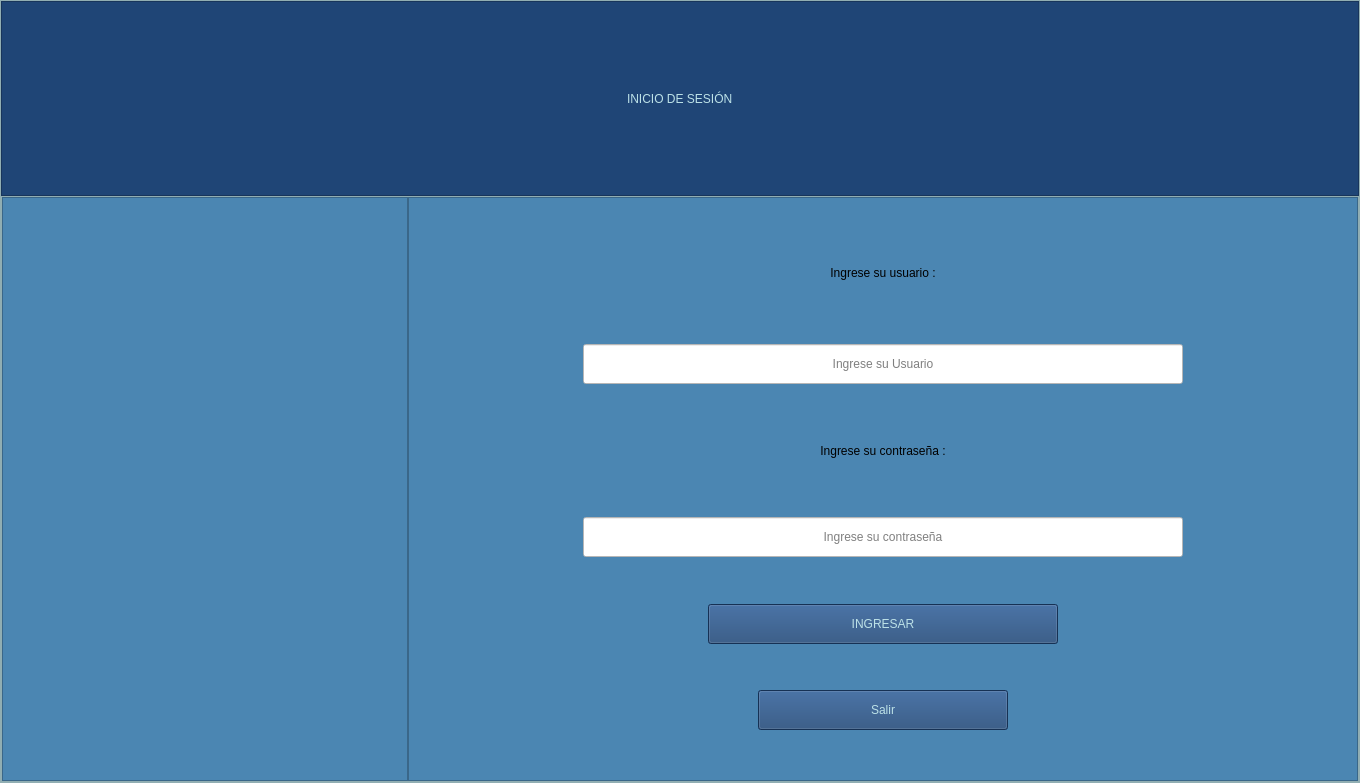
<?xml version="1.0" encoding="UTF-8"?>
<ui version="4.0">
 <class>MainWindow</class>
 <widget class="QMainWindow" name="MainWindow">
  <property name="geometry">
   <rect>
    <x>0</x>
    <y>0</y>
    <width>1360</width>
    <height>783</height>
   </rect>
  </property>
  <property name="windowTitle">
   <string>MainWindow</string>
  </property>
  <widget class="QWidget" name="centralwidget">
   <layout class="QVBoxLayout" name="verticalLayout">
    <property name="spacing">
     <number>0</number>
    </property>
    <property name="leftMargin">
     <number>0</number>
    </property>
    <property name="topMargin">
     <number>0</number>
    </property>
    <property name="rightMargin">
     <number>0</number>
    </property>
    <property name="bottomMargin">
     <number>0</number>
    </property>
    <item>
     <widget class="QFrame" name="frame">
      <property name="styleSheet">
       <string notr="true">background-color: rgb(188,225,231);</string>
      </property>
      <property name="frameShape">
       <enum>QFrame::StyledPanel</enum>
      </property>
      <property name="frameShadow">
       <enum>QFrame::Raised</enum>
      </property>
      <layout class="QVBoxLayout" name="verticalLayout_3" stretch="3,9">
       <property name="spacing">
        <number>0</number>
       </property>
       <property name="leftMargin">
        <number>0</number>
       </property>
       <property name="topMargin">
        <number>0</number>
       </property>
       <property name="rightMargin">
        <number>0</number>
       </property>
       <property name="bottomMargin">
        <number>0</number>
       </property>
       <item>
        <widget class="QFrame" name="frame_2">
         <property name="styleSheet">
          <string notr="true">background-color: rgb(31, 69,118);</string>
         </property>
         <property name="frameShape">
          <enum>QFrame::StyledPanel</enum>
         </property>
         <property name="frameShadow">
          <enum>QFrame::Raised</enum>
         </property>
         <layout class="QVBoxLayout" name="verticalLayout_4">
          <item>
           <layout class="QHBoxLayout" name="horizontalLayout_7">
            <item>
             <spacer name="horizontalSpacer_11">
              <property name="orientation">
               <enum>Qt::Horizontal</enum>
              </property>
              <property name="sizeHint" stdset="0">
               <size>
                <width>40</width>
                <height>20</height>
               </size>
              </property>
             </spacer>
            </item>
            <item>
             <widget class="QLabel" name="label">
              <property name="styleSheet">
               <string notr="true">font: 63 55pt &quot;Yu Gothic UI Semibold&quot;;
color: rgb(188,225,231);
</string>
              </property>
              <property name="text">
               <string>INICIO DE SESIÓN</string>
              </property>
             </widget>
            </item>
            <item>
             <spacer name="horizontalSpacer_12">
              <property name="orientation">
               <enum>Qt::Horizontal</enum>
              </property>
              <property name="sizeHint" stdset="0">
               <size>
                <width>40</width>
                <height>20</height>
               </size>
              </property>
             </spacer>
            </item>
           </layout>
          </item>
         </layout>
        </widget>
       </item>
       <item>
        <widget class="QFrame" name="frame_3">
         <property name="frameShape">
          <enum>QFrame::StyledPanel</enum>
         </property>
         <property name="frameShadow">
          <enum>QFrame::Raised</enum>
         </property>
         <layout class="QHBoxLayout" name="horizontalLayout">
          <property name="spacing">
           <number>0</number>
          </property>
          <property name="leftMargin">
           <number>0</number>
          </property>
          <property name="topMargin">
           <number>0</number>
          </property>
          <property name="rightMargin">
           <number>0</number>
          </property>
          <property name="bottomMargin">
           <number>0</number>
          </property>
          <item>
           <widget class="QFrame" name="frame_4">
            <property name="minimumSize">
             <size>
              <width>400</width>
              <height>0</height>
             </size>
            </property>
            <property name="maximumSize">
             <size>
              <width>16777215</width>
              <height>16777215</height>
             </size>
            </property>
            <property name="styleSheet">
             <string notr="true">background-color: rgb(75,134,178);</string>
            </property>
            <property name="frameShape">
             <enum>QFrame::StyledPanel</enum>
            </property>
            <property name="frameShadow">
             <enum>QFrame::Raised</enum>
            </property>
            <layout class="QVBoxLayout" name="verticalLayout_2">
             <property name="spacing">
              <number>0</number>
             </property>
             <property name="leftMargin">
              <number>0</number>
             </property>
             <property name="topMargin">
              <number>0</number>
             </property>
             <property name="rightMargin">
              <number>0</number>
             </property>
             <property name="bottomMargin">
              <number>0</number>
             </property>
             <item>
              <widget class="QLabel" name="label_2">
               <property name="styleSheet">
                <string notr="true">border-image: url(:/logotipo/1653879941359.png);</string>
               </property>
               <property name="text">
                <string/>
               </property>
               <property name="pixmap">
                <pixmap>1655290453989.png</pixmap>
               </property>
               <property name="scaledContents">
                <bool>true</bool>
               </property>
              </widget>
             </item>
            </layout>
           </widget>
          </item>
          <item>
           <widget class="QFrame" name="frame_5">
            <property name="minimumSize">
             <size>
              <width>950</width>
              <height>0</height>
             </size>
            </property>
            <property name="maximumSize">
             <size>
              <width>950</width>
              <height>16777215</height>
             </size>
            </property>
            <property name="styleSheet">
             <string notr="true">background-color: rgb(75,134,178);</string>
            </property>
            <property name="frameShape">
             <enum>QFrame::StyledPanel</enum>
            </property>
            <property name="frameShadow">
             <enum>QFrame::Raised</enum>
            </property>
            <layout class="QVBoxLayout" name="verticalLayout_5">
             <item>
              <spacer name="verticalSpacer_6">
               <property name="orientation">
                <enum>Qt::Vertical</enum>
               </property>
               <property name="sizeHint" stdset="0">
                <size>
                 <width>20</width>
                 <height>40</height>
                </size>
               </property>
              </spacer>
             </item>
             <item>
              <layout class="QHBoxLayout" name="horizontalLayout_5">
               <item>
                <widget class="QLabel" name="label_4">
                 <property name="minimumSize">
                  <size>
                   <width>500</width>
                   <height>50</height>
                  </size>
                 </property>
                 <property name="maximumSize">
                  <size>
                   <width>16777215</width>
                   <height>50</height>
                  </size>
                 </property>
                 <property name="styleSheet">
                  <string notr="true">background-color: rgba(0, 0, 0,0%);
font: 20pt &quot;MV Boli&quot;;
border:None;</string>
                 </property>
                 <property name="text">
                  <string>Ingrese su usuario :</string>
                 </property>
                 <property name="alignment">
                  <set>Qt::AlignCenter</set>
                 </property>
                </widget>
               </item>
              </layout>
             </item>
             <item>
              <spacer name="verticalSpacer_4">
               <property name="orientation">
                <enum>Qt::Vertical</enum>
               </property>
               <property name="sizeHint" stdset="0">
                <size>
                 <width>20</width>
                 <height>40</height>
                </size>
               </property>
              </spacer>
             </item>
             <item>
              <layout class="QHBoxLayout" name="horizontalLayout_3">
               <item>
                <widget class="QLineEdit" name="lineEdit_4">
                 <property name="minimumSize">
                  <size>
                   <width>400</width>
                   <height>40</height>
                  </size>
                 </property>
                 <property name="maximumSize">
                  <size>
                   <width>600</width>
                   <height>16777215</height>
                  </size>
                 </property>
                 <property name="styleSheet">
                  <string notr="true">background-color: rgb(255, 255, 255);</string>
                 </property>
                 <property name="alignment">
                  <set>Qt::AlignCenter</set>
                 </property>
                 <property name="readOnly">
                  <bool>false</bool>
                 </property>
                 <property name="placeholderText">
                  <string>Ingrese su Usuario</string>
                 </property>
                </widget>
               </item>
              </layout>
             </item>
             <item>
              <spacer name="verticalSpacer_3">
               <property name="orientation">
                <enum>Qt::Vertical</enum>
               </property>
               <property name="sizeHint" stdset="0">
                <size>
                 <width>20</width>
                 <height>40</height>
                </size>
               </property>
              </spacer>
             </item>
             <item>
              <layout class="QHBoxLayout" name="horizontalLayout_4">
               <item>
                <widget class="QLabel" name="label_5">
                 <property name="minimumSize">
                  <size>
                   <width>500</width>
                   <height>40</height>
                  </size>
                 </property>
                 <property name="styleSheet">
                  <string notr="true">background-color: rgba(0, 0, 0,0%);
font: 20pt &quot;MV Boli&quot;;
border:None;</string>
                 </property>
                 <property name="text">
                  <string>Ingrese su contraseña :</string>
                 </property>
                 <property name="alignment">
                  <set>Qt::AlignCenter</set>
                 </property>
                </widget>
               </item>
              </layout>
             </item>
             <item>
              <spacer name="verticalSpacer_2">
               <property name="orientation">
                <enum>Qt::Vertical</enum>
               </property>
               <property name="sizeHint" stdset="0">
                <size>
                 <width>20</width>
                 <height>40</height>
                </size>
               </property>
              </spacer>
             </item>
             <item>
              <layout class="QHBoxLayout" name="horizontalLayout_2">
               <item>
                <widget class="QLineEdit" name="lineEdit_3">
                 <property name="minimumSize">
                  <size>
                   <width>400</width>
                   <height>40</height>
                  </size>
                 </property>
                 <property name="maximumSize">
                  <size>
                   <width>600</width>
                   <height>16777215</height>
                  </size>
                 </property>
                 <property name="styleSheet">
                  <string notr="true">background-color: rgb(255, 255, 255);</string>
                 </property>
                 <property name="text">
                  <string/>
                 </property>
                 <property name="echoMode">
                  <enum>QLineEdit::Password</enum>
                 </property>
                 <property name="alignment">
                  <set>Qt::AlignCenter</set>
                 </property>
                 <property name="readOnly">
                  <bool>false</bool>
                 </property>
                 <property name="placeholderText">
                  <string>Ingrese su contraseña</string>
                 </property>
                </widget>
               </item>
              </layout>
             </item>
             <item>
              <spacer name="verticalSpacer">
               <property name="orientation">
                <enum>Qt::Vertical</enum>
               </property>
               <property name="sizeHint" stdset="0">
                <size>
                 <width>20</width>
                 <height>40</height>
                </size>
               </property>
              </spacer>
             </item>
             <item>
              <layout class="QHBoxLayout" name="horizontalLayout_6">
               <item>
                <spacer name="horizontalSpacer_9">
                 <property name="orientation">
                  <enum>Qt::Horizontal</enum>
                 </property>
                 <property name="sizeHint" stdset="0">
                  <size>
                   <width>40</width>
                   <height>20</height>
                  </size>
                 </property>
                </spacer>
               </item>
               <item>
                <widget class="QPushButton" name="pushButton_3">
                 <property name="minimumSize">
                  <size>
                   <width>350</width>
                   <height>40</height>
                  </size>
                 </property>
                 <property name="styleSheet">
                  <string notr="true">
background-color: rgb(31, 69,118);

font: 16pt &quot;Tw Cen MT Condensed Extra Bold&quot;;
color: rgb(188,225,231);</string>
                 </property>
                 <property name="text">
                  <string>INGRESAR</string>
                 </property>
                </widget>
               </item>
               <item>
                <spacer name="horizontalSpacer_10">
                 <property name="orientation">
                  <enum>Qt::Horizontal</enum>
                 </property>
                 <property name="sizeHint" stdset="0">
                  <size>
                   <width>40</width>
                   <height>20</height>
                  </size>
                 </property>
                </spacer>
               </item>
              </layout>
             </item>
             <item>
              <spacer name="verticalSpacer_5">
               <property name="orientation">
                <enum>Qt::Vertical</enum>
               </property>
               <property name="sizeHint" stdset="0">
                <size>
                 <width>20</width>
                 <height>40</height>
                </size>
               </property>
              </spacer>
             </item>
             <item>
              <layout class="QHBoxLayout" name="horizontalLayout_8">
               <item>
                <spacer name="horizontalSpacer">
                 <property name="orientation">
                  <enum>Qt::Horizontal</enum>
                 </property>
                 <property name="sizeHint" stdset="0">
                  <size>
                   <width>40</width>
                   <height>20</height>
                  </size>
                 </property>
                </spacer>
               </item>
               <item>
                <widget class="QPushButton" name="pushButton_4">
                 <property name="minimumSize">
                  <size>
                   <width>250</width>
                   <height>40</height>
                  </size>
                 </property>
                 <property name="styleSheet">
                  <string notr="true">
background-color: rgb(31, 69,118);

font: 16pt &quot;Tw Cen MT Condensed Extra Bold&quot;;
color: rgb(188,225,231);</string>
                 </property>
                 <property name="text">
                  <string>Salir</string>
                 </property>
                </widget>
               </item>
               <item>
                <spacer name="horizontalSpacer_2">
                 <property name="orientation">
                  <enum>Qt::Horizontal</enum>
                 </property>
                 <property name="sizeHint" stdset="0">
                  <size>
                   <width>40</width>
                   <height>20</height>
                  </size>
                 </property>
                </spacer>
               </item>
              </layout>
             </item>
             <item>
              <spacer name="verticalSpacer_7">
               <property name="orientation">
                <enum>Qt::Vertical</enum>
               </property>
               <property name="sizeHint" stdset="0">
                <size>
                 <width>20</width>
                 <height>40</height>
                </size>
               </property>
              </spacer>
             </item>
            </layout>
           </widget>
          </item>
         </layout>
        </widget>
       </item>
      </layout>
     </widget>
    </item>
   </layout>
  </widget>
 </widget>
 <resources>
  <include location="../OneDrive/Documentos/Imagen1.qrc"/>
 </resources>
 <connections/>
</ui>
